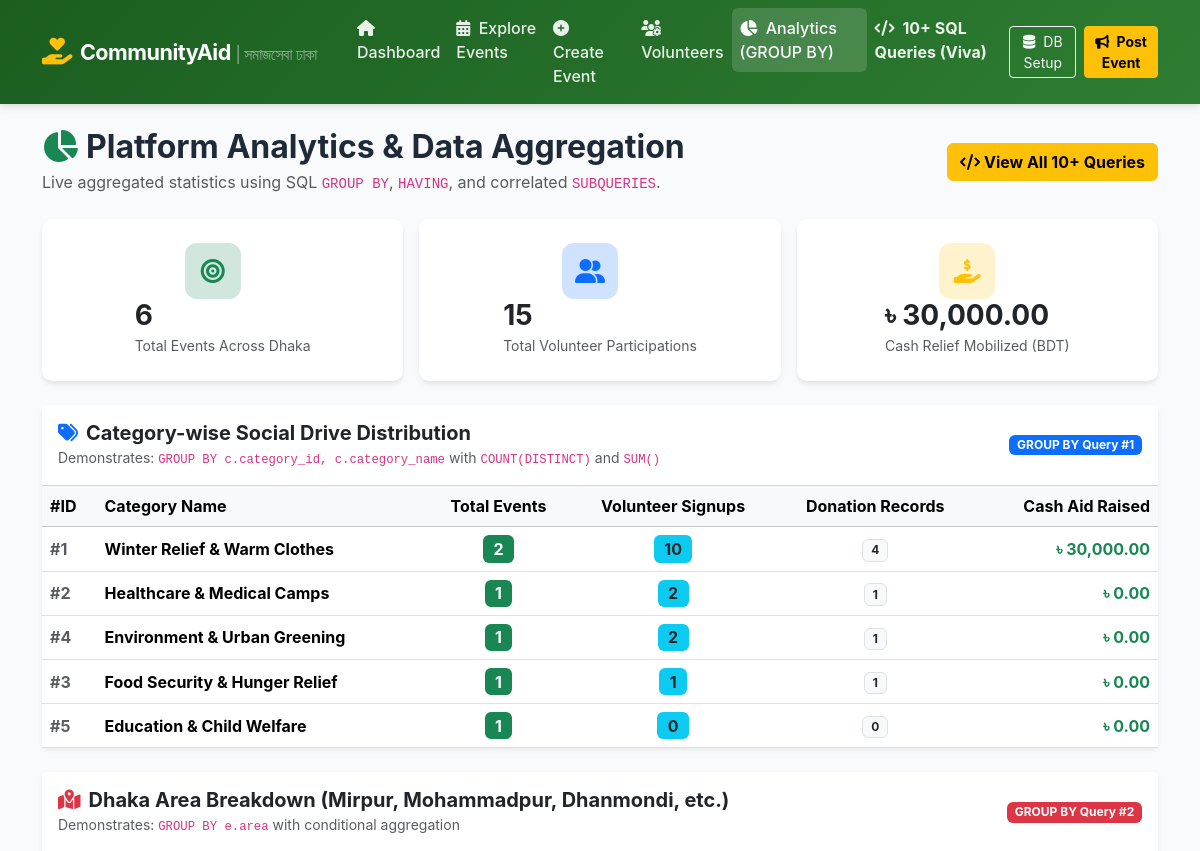
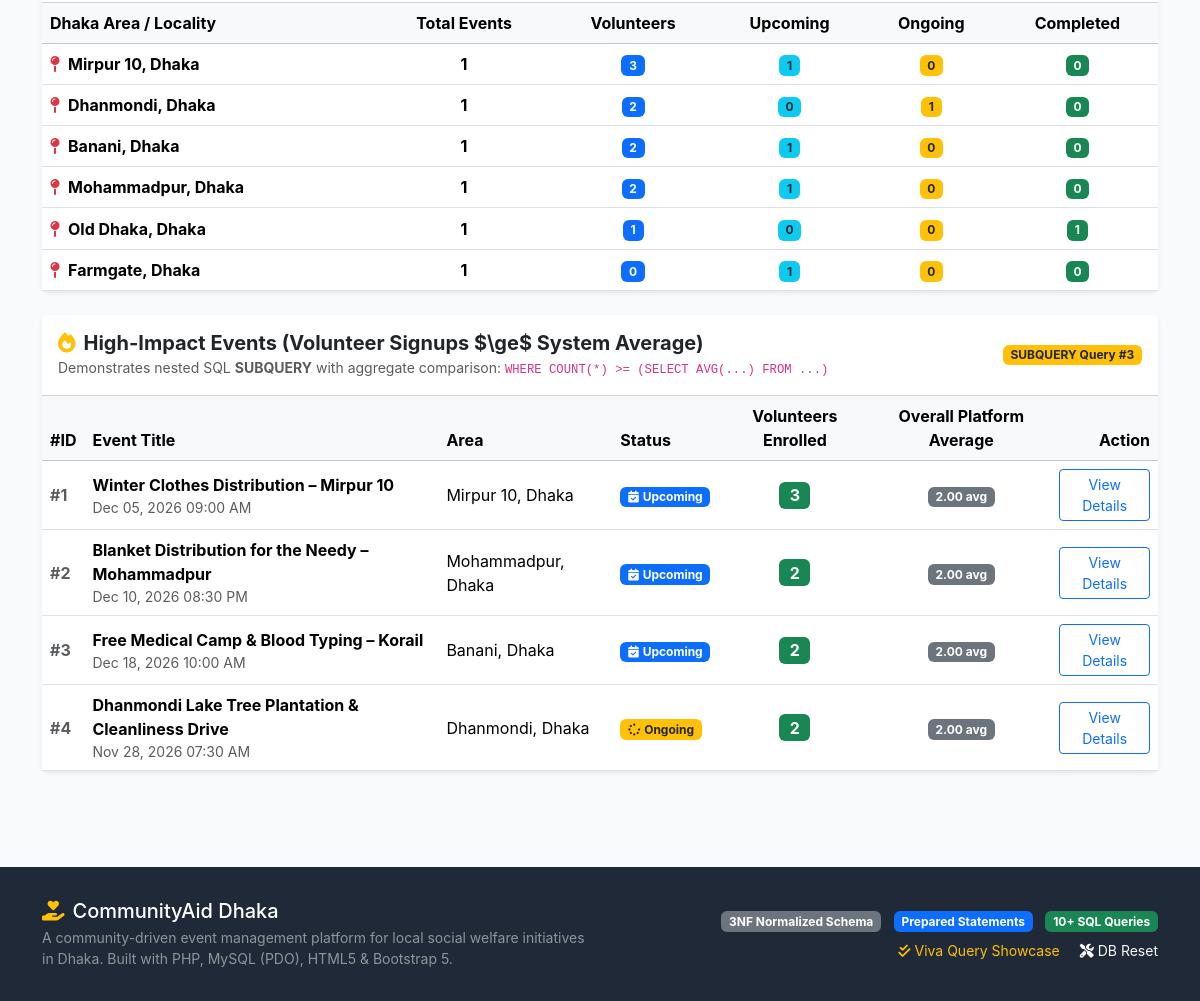
Page /analytics.php on the committed database (2 pictures, top to bottom).
### tables this page shows
CREATE TABLE `categories` (
    `category_id` INT AUTO_INCREMENT PRIMARY KEY,
    `category_name` VARCHAR(100) NOT NULL UNIQUE,
    `description` VARCHAR(255) NULL
);

CREATE TABLE `events` (
    `event_id` INT AUTO_INCREMENT PRIMARY KEY,
    `title` VARCHAR(200) NOT NULL,
    `description` TEXT NOT NULL,
    `category_id` INT NOT NULL,
    `organizer_id` INT NOT NULL,
    `area` VARCHAR(100) NOT NULL,
    `exact_location` VARCHAR(255) NOT NULL,
    `event_date` DATETIME NOT NULL,
    `target_volunteers` INT NOT NULL DEFAULT 15,
    `status` ENUM('Upcoming', 'Ongoing', 'Completed', 'Cancelled') NOT NULL DEFAULT 'Upcoming',
    `created_at` TIMESTAMP DEFAULT CURRENT_TIMESTAMP,
    CONSTRAINT `fk_events_category` 
        FOREIGN KEY (`category_id`) REFERENCES `categories` (`category_id`) 
        ON UPDATE CASCADE ON DELETE RESTRICT,
    CONSTRAINT `fk_events_organizer` 
        FOREIGN KEY (`organizer_id`) REFERENCES `users` (`user_id`) 
        ON UPDATE CASCADE ON DELETE CASCADE,
    CONSTRAINT `chk_target_volunteers` 
        CHECK (`target_volunteers` > 0)
);

### analytics.php (the view, shortened to what this page needs)
<?php
require_once __DIR__ . '/config/database.php';
$pdo = getDBConnection();
$categoryStatsSql = "
    SELECT
        c.category_id,
        c.category_name,
        COUNT(DISTINCT e.event_id) AS total_events,
        COUNT(r.registration_id) AS total_registrations,
        COUNT(DISTINCT d.donation_id) AS total_donations_logged,
        COALESCE(SUM(CASE WHEN d.unit = 'BDT' THEN d.quantity ELSE 0 END), 0) AS total_cash_bdt
    FROM `categories` c
    LEFT JOIN `events` e ON c.category_id = e.category_id
    LEFT JOIN `registrations` r ON e.event_id = r.event_id
    LEFT JOIN `donations` d ON e.event_id = d.event_id
    GROUP BY c.category_id, c.category_name
    ORDER BY total_events DESC, total_registrations DESC
";
$categoryStats = $pdo->query($categoryStatsSql)->fetchAll();
$areaStatsSql = "
    SELECT
        e.area,
        COUNT(DISTINCT e.event_id) AS total_events,
        COUNT(r.registration_id) AS total_volunteers,
        COUNT(DISTINCT CASE WHEN e.status = 'Upcoming' THEN e.event_id END) AS upcoming_drives,
        COUNT(DISTINCT CASE WHEN e.status = 'Ongoing' THEN e.event_id END) AS ongoing_drives,
        COUNT(DISTINCT CASE WHEN e.status = 'Completed' THEN e.event_id END) AS completed_drives
    FROM `events` e
    LEFT JOIN `registrations` r ON e.event_id = r.event_id
    GROUP BY e.area
    ORDER BY total_events DESC, total_volunteers DESC
";
$areaStats = $pdo->query($areaStatsSql)->fetchAll();
$subquerySql = "
    SELECT
        e.event_id,
        e.title,
        e.area,
        e.status,
        e.event_date,
        (SELECT COUNT(*) FROM `registrations` r WHERE r.event_id = e.event_id) AS event_volunteers,
        ROUND((
            SELECT AVG(reg_count)
            FROM (
                SELECT COUNT(*) AS reg_count
                FROM `registrations`
                GROUP BY event_id
            ) AS temp_avg
        ), 2) AS system_average_volunteers
    FROM `events` e
    WHERE (SELECT COUNT(*) FROM `registrations` r WHERE r.event_id = e.event_id) >= (
        SELECT AVG(reg_count)
        FROM (
            SELECT COUNT(*) AS reg_count
            FROM `registrations`
            GROUP BY event_id
        ) AS temp_avg2
    )
    ORDER BY event_volunteers DESC
";
$highEngagementEvents = $pdo->query($subquerySql)->fetchAll();
$totalEventsAcross = array_sum(array_column($categoryStats, 'total_events'));
$totalRegAcross = array_sum(array_column($categoryStats, 'total_registrations'));
$totalCashAcross = array_sum(array_column($categoryStats, 'total_cash_bdt'));
require_once __DIR__ . '/includes/header.php';
?>
<div class="d-flex justify-content-between align-items-center mb-4">
    <div>
        <h2 class="fw-bold mb-1"><i class="fas fa-chart-pie text-success me-2"></i>Platform Analytics & Data Aggregation</h2>
        <p class="text-muted mb-0">Live aggregated statistics using SQL <code>GROUP BY</code>, <code>HAVING</code>, and correlated <code>SUBQUERIES</code>.</p>
    </div>
    <div>
        <a href="queries-showcase.php" class="btn btn-warning fw-bold">
            <i class="fas fa-code me-1"></i>View All 10+ Queries
        </a>
    </div>
</div>
<div class="row g-3 mb-4">
    <div class="col-md-4">
        <div class="card stat-card">
            <div class="stat-icon bg-success-subtle text-success">
                <i class="fas fa-bullseye"></i>
            </div>
            <div>
                <h3 class="fw-bold mb-0"><?= $totalEventsAcross; ?></h3>
                <span class="text-muted small">Total Events Across Dhaka</span>
            </div>
        </div>
    </div>
    <div class="col-md-4">
        <div class="card stat-card">
            <div class="stat-icon bg-primary-subtle text-primary">
                <i class="fas fa-user-friends"></i>
            </div>
            <div>
                <h3 class="fw-bold mb-0"><?= $totalRegAcross; ?></h3>
                <span class="text-muted small">Total Volunteer Participations</span>
            </div>
        </div>
    </div>
    <div class="col-md-4">
        <div class="card stat-card">
            <div class="stat-icon bg-warning-subtle text-warning">
                <i class="fas fa-hand-holding-usd"></i>
            </div>
            <div>
                <h3 class="fw-bold mb-0">৳ <?= number_format($totalCashAcross, 2); ?></h3>
                <span class="text-muted small">Cash Relief Mobilized (BDT)</span>
            </div>
        </div>
    </div>
</div>
<div class="card shadow-sm border-0 mb-4">
    <div class="card-header bg-white py-3 d-flex justify-content-between align-items-center">
        <div>
            <h5 class="mb-0 fw-bold text-dark">
                <i class="fas fa-tags text-primary me-2"></i>Category-wise Social Drive Distribution
            </h5>
            <small class="text-muted">Demonstrates: <code>GROUP BY c.category_id, c.category_name</code> with <code>COUNT(DISTINCT)</code> and <code>SUM()</code></small>
        </div>
        <span class="badge bg-primary">GROUP BY Query #1</span>
    </div>
    <div class="card-body p-0">
        <div class="table-responsive">
            <table class="table table-hover align-middle mb-0">
                <thead class="table-light">
                    <tr>
                        <th>#ID</th>
                        <th>Category Name</th>
                        <th class="text-center">Total Events</th>
                        <th class="text-center">Volunteer Signups</th>
                        <th class="text-center">Donation Records</th>
                        <th class="text-end">Cash Aid Raised</th>
                    </tr>
                </thead>
                <tbody>
                    <?php foreach ($categoryStats as $c): ?>
                        <tr>
                            <td class="fw-bold text-muted">#<?= e($c['category_id']); ?></td>
                            <td>
                                <strong><?= e($c['category_name']); ?></strong>
                            </td>
                            <td class="text-center">
                                <span class="badge bg-success fs-6"><?= e($c['total_events']); ?></span>
                            </td>
                            <td class="text-center">
                                <span class="badge bg-info text-dark fs-6"><?= e($c['total_registrations']); ?></span>
                            </td>
                            <td class="text-center">
                                <span class="badge bg-light text-dark border"><?= e($c['total_donations_logged']); ?></span>
                            </td>
                            <td class="text-end fw-bold text-success">
                                ৳ <?= number_format($c['total_cash_bdt'], 2); ?>
                            </td>
                        </tr>
                    <?php endforeach; ?>
                </tbody>
            </table>
        </div>
    </div>
</div>
<div class="card shadow-sm border-0 mb-4">
    <div class="card-header bg-white py-3 d-flex justify-content-between align-items-center">
        <div>
            <h5 class="mb-0 fw-bold text-dark">
                <i class="fas fa-map-marked-alt text-danger me-2"></i>Dhaka Area Breakdown (Mirpur, Mohammadpur, Dhanmondi, etc.)
            </h5>
            <small class="text-muted">Demonstrates: <code>GROUP BY e.area</code> with conditional aggregation</small>
        </div>
        <span class="badge bg-danger">GROUP BY Query #2</span>
    </div>
    <div class="card-body p-0">
        <div class="table-responsive">
            <table class="table table-hover align-middle mb-0">
                <thead class="table-light">
                    <tr>
                        <th>Dhaka Area / Locality</th>
                        <th class="text-center">Total Events</th>
                        <th class="text-center">Volunteers</th>
                        <th class="text-center">Upcoming</th>
                        <th class="text-center">Ongoing</th>
                        <th class="text-center">Completed</th>
                    </tr>
                </thead>
                <tbody>
                    <?php foreach ($areaStats as $a): ?>
                        <tr>
                            <td>
                                <strong><i class="fas fa-map-pin text-danger me-2"></i><?= e($a['area']); ?></strong>
                            </td>
                            <td class="text-center fw-bold"><?= e($a['total_events']); ?></td>
                            <td class="text-center"><span class="badge bg-primary"><?= e($a['total_volunteers']); ?></span></td>
                            <td class="text-center"><span class="badge bg-info text-dark"><?= e($a['upcoming_drives']); ?></span></td>
                            <td class="text-center"><span class="badge bg-warning text-dark"><?= e($a['ongoing_drives']); ?></span></td>
                            <td class="text-center"><span class="badge bg-success"><?= e($a['completed_drives']); ?></span></td>
                        </tr>
                    <?php endforeach; ?>
                </tbody>
            </table>
        </div>
    </div>
</div>
<div class="card shadow-sm border-0 mb-4">
    <div class="card-header bg-white py-3 d-flex justify-content-between align-items-center">
        <div>
            <h5 class="mb-0 fw-bold text-dark">
                <i class="fas fa-fire text-warning me-2"></i>High-Impact Events (Volunteer Signups $\ge$ System Average)
            </h5>
            <small class="text-muted">Demonstrates nested SQL <strong>SUBQUERY</strong> with aggregate comparison: <code>WHERE COUNT(*) >= (SELECT AVG(...) FROM ...)</code></small>
        </div>
        <span class="badge bg-warning text-dark">SUBQUERY Query #3</span>
    </div>
    <div class="card-body p-0">
        <div class="table-responsive">
            <table class="table table-hover align-middle mb-0">
                <thead class="table-light">
                    <tr>
                        <th>#ID</th>
                        <th>Event Title</th>
                        <th>Area</th>
                        <th>Status</th>
                        <th class="text-center">Volunteers Enrolled</th>
                        <th class="text-center">Overall Platform Average</th>
                        <th class="text-end">Action</th>
                    </tr>
                </thead>
                <tbody>
                    <?php if (empty($highEngagementEvents)): ?>
                        <tr><td colspan="7" class="text-center py-4 text-muted">No events meet the criteria yet.</td></tr>
                    <?php else: ?>
                        <?php foreach ($highEngagementEvents as $h): ?>
                            <tr>
                                <td class="fw-bold text-muted">#<?= e($h['event_id']); ?></td>
                                <td>
                                    <strong><?= e($h['title']); ?></strong>
                                    <div class="small text-muted"><?= formatDate($h['event_date']); ?></div>
                                </td>
                                <td><?= e($h['area']); ?></td>
                                <td><?= getStatusBadge($h['status']); ?></td>
                                <td class="text-center">
                                    <span class="badge bg-success fs-6"><?= e($h['event_volunteers']); ?></span>
                                </td>
                                <td class="text-center">
                                    <span class="badge bg-secondary"><?= e($h['system_average_volunteers'] ?? '0'); ?> avg</span>
                                </td>
                                <td class="text-end">
                                    <a href="event-details.php?id=<?= e($h['event_id']); ?>" class="btn btn-sm btn-outline-primary">
                                        View Details
                                    </a>
                                </td>
                            </tr>
                        <?php endforeach; ?>
                    <?php endif; ?>
                </tbody>
            </table>
        </div>
    </div>
</div>
<?php require_once __DIR__ . '/includes/footer.php'; ?>

### config/database.php (shortened to what this page needs)
<?php
function e($string) {
    return htmlspecialchars($string ?? '', ENT_QUOTES, 'UTF-8');
}
function formatDate($dateString, $format = 'M d, Y h:i A') {
    try {
        $date = new DateTime($dateString);
        return $date->format($format);
    } catch (Exception $e) {
        return $dateString;
    }
}
function getStatusBadge($status) {
    switch ($status) {
        case 'Upcoming':
            return '<span class="badge bg-primary"><i class="fas fa-calendar-check me-1"></i>Upcoming</span>';
        case 'Ongoing':
            return '<span class="badge bg-warning text-dark"><i class="fas fa-spinner fa-spin me-1"></i>Ongoing</span>';
    }
}

### assets/css/style.css (style rules this page uses)
:root { --primary-color: #1b5e20; --primary-hover: #134617; --accent-color: #e65100; --accent-hover: #bf360c; --dark-slate: #1f2937; --light-bg: #f8fafc; --card-shadow: 0 4px 6px -1px rgba(0, 0, 0, 0.08), 0 2px 4px -1px rgba(0, 0, 0, 0.04); --card-hover-shadow: 0 10px 15px -3px rgba(0, 0, 0, 0.1), 0 4px 6px -2px rgba(0, 0, 0, 0.05); }
body { background-color: var(--light-bg); color: var(--dark-slate); font-family: -apple-system, BlinkMacSystemFont, "Segoe UI", Roboto, "Helvetica Neue", Arial, sans-serif; min-height: 100vh; display: flex; flex-direction: column; }
.stat-card { border-radius: 10px; border: none; box-shadow: var(--card-shadow); background: #ffffff; padding: 1.5rem; display: flex; align-items: center; transition: all 0.2s ease; }
.stat-icon { width: 56px; height: 56px; border-radius: 12px; display: flex; align-items: center; justify-content: center; font-size: 1.5rem; margin-right: 1.25rem; }

### rows in the picture
categories: category_id "1", category_name "Winter Relief & Warm Clothes", total_events "2", total_registrations "10", total_donations_logged "4", total_cash_bdt "30,000.00"
categories: category_id "2", category_name "Healthcare & Medical Camps", total_events "1", total_registrations "2", total_donations_logged "1", total_cash_bdt "0.00"
categories: category_id "4", category_name "Environment & Urban Greening", total_events "1", total_registrations "2", total_donations_logged "1", total_cash_bdt "0.00"
categories: category_id "3", category_name "Food Security & Hunger Relief", total_events "1", total_registrations "1", total_donations_logged "1", total_cash_bdt "0.00"
categories: category_id "5", category_name "Education & Child Welfare", total_events "1", total_registrations "0", total_donations_logged "0", total_cash_bdt "0.00"
events: event_id "1", title "Winter Clothes Distribution – Mirpur 10", event_date "Dec 05, 2026 09:00 AM", area "Mirpur 10, Dhaka", status "Upcoming" (drawn), event_volunteers "3", system_average_volunteers "2.00"
events: event_id "2", title "Blanket Distribution for the Needy – Mohammadpur", event_date "Dec 10, 2026 08:30 PM", area "Mohammadpur, Dhaka", status "Upcoming" (drawn), event_volunteers "2", system_average_volunteers "2.00"
events: event_id "3", title "Free Medical Camp & Blood Typing – Korail", event_date "Dec 18, 2026 10:00 AM", area "Banani, Dhaka", status "Upcoming" (drawn), event_volunteers "2", system_average_volunteers "2.00"
events: event_id "4", title "Dhanmondi Lake Tree Plantation & Cleanliness Drive", event_date "Nov 28, 2026 07:30 AM", area "Dhanmondi, Dhaka", status "Ongoing" (drawn), event_volunteers "2", system_average_volunteers "2.00"

### other values in the picture
$totalEventsAcross "6"
$totalRegAcross "15"
$totalCashAcross "30,000.00"
$a['area'] "Mirpur 10, Dhaka"
$a['total_events'] "1"
$a['total_volunteers'] "3"
$a['upcoming_drives'] "1"
$a['ongoing_drives'] "0"
$a['completed_drives'] "0"
$a['area'] "Dhanmondi, Dhaka"
$a['total_volunteers'] "2"
$a['upcoming_drives'] "0"
$a['ongoing_drives'] "1"
$a['area'] "Banani, Dhaka"
$a['area'] "Mohammadpur, Dhaka"
